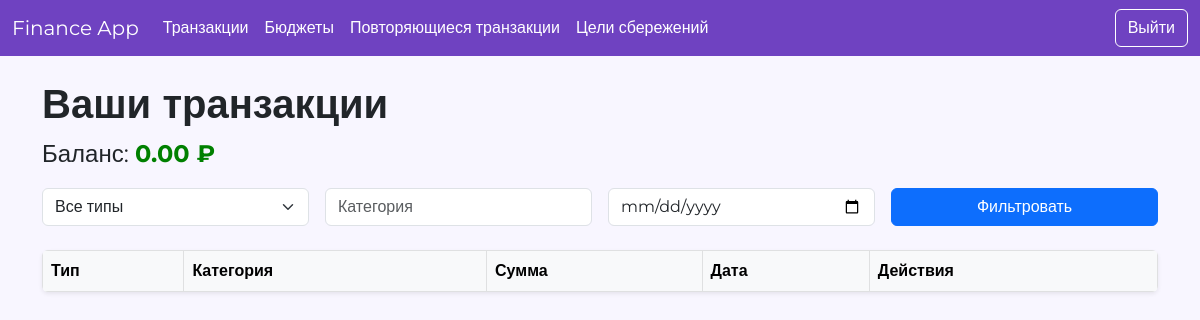
/home/ (signed in), run on an earlier commit of the app's database.
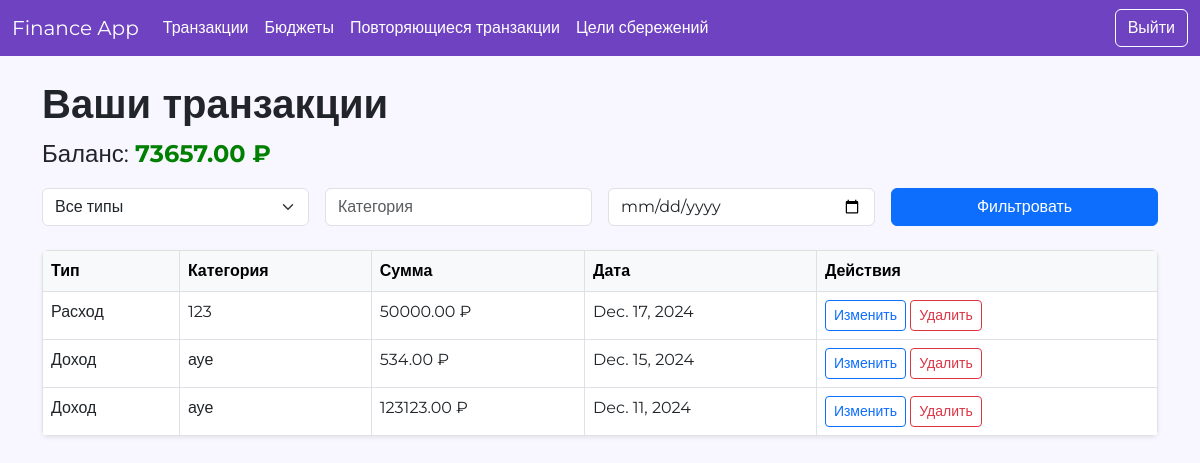
And on a later commit of the database.
### finance/models.py (models this page shows, shortened)
class Transaction(models.Model):
    TYPE_CHOICES = [
        ('income', 'Доход'),
        ('expense', 'Расход'),
    ]
    user = models.ForeignKey(User, on_delete=models.CASCADE)  # Добавлено поле user
    type = models.CharField(max_length=10, choices=TYPE_CHOICES)
    category = models.CharField(max_length=100)
    amount = models.DecimalField(max_digits=10, decimal_places=2)
    date = models.DateField()
    description = models.TextField(blank=True, null=True)  # Добавлено поле description

### finance/views.py (the view)
# urls.py: 2. Add a URL to urlpatterns:  path('', views.home, name='home')
@login_required
def home(request):
    transactions = Transaction.objects.filter(user=request.user).order_by('-date')
    transaction_type = request.GET.get('type')
    category = request.GET.get('category')
    date = request.GET.get('date')
    if transaction_type:
        transactions = transactions.filter(type=transaction_type)
    if category:
        transactions = transactions.filter(category__icontains=category)
    if date:
        transactions = transactions.filter(date=date)
    balance = sum(t.amount if t.type == 'income' else -t.amount for t in transactions)
    return render(request, 'finance/home.html', {
        'transactions': transactions,
        'balance': balance,
        'categories': CATEGORIES,
    })

### finance/templates/finance/home.html (shortened to what this page needs)
{% extends 'finance/base.html' %}
{% load static %}
{% block content %}
<h1 class="fw-bold">Ваши транзакции</h1>
<p class="fs-4">Баланс:
    <strong style="color: {% if balance < 0 %}crimson{% else %}green{% endif %}">
        {{ balance|floatformat:2 }} ₽
    </strong>
</p>
<form method="get" class="mb-4">
    <div class="row g-3">
        <div class="col-md-3">
            <select name="type" class="form-select">
                <option value="">Все типы</option>
            </select>
        </div>
        <div class="col-md-3">
            <input type="text" name="category" class="form-control" placeholder="Категория" value="{{ request.GET.category }}">
        </div>
        <div class="col-md-3">
            <input type="date" name="date" class="form-control" value="{{ request.GET.date }}">
        </div>
        <div class="col-md-3">
            <button type="submit" class="btn btn-primary w-100">Фильтровать</button>
        </div>
    </div>
</form>
<table class="table table-hover table-bordered rounded shadow-sm overflow-hidden">
    <thead class="table-light">
        <tr>
            <th>Тип</th>
            <th>Категория</th>
            <th>Сумма</th>
            <th>Дата</th>
            <th>Действия</th>
        </tr>
    </thead>
    <tbody>
        {% for t in transactions %}
            <tr>
                <td>{{ t.get_type_display }}</td>
                <td>{{ t.category }}</td>
                <td>{{ t.amount|floatformat:2 }} ₽</td>
                <td>{{ t.date }}</td>
                <td>
                    <a href="{% url 'edit_transaction' t.id %}" class="btn btn-sm btn-outline-primary">Изменить</a>
                    <form action="{% url 'delete_transaction' t.id %}" method="post" style="display:inline;">
                        <button type="submit" class="btn btn-sm btn-outline-danger">Удалить</button>
                    </form>
                </td>
            </tr>
        {% endfor %}
    </tbody>
</table>
{% endblock %}

### finance/templates/finance/base.html (shortened to what this page needs)
<!DOCTYPE html>
<html lang="ru">
<head>
    {% load static %}
    <link href="https://cdn.jsdelivr.net/npm/bootstrap@5.3.0/dist/css/bootstrap.min.css" rel="stylesheet">
</head>
<body>
    <nav class="navbar navbar-expand-lg">
        <div class="container-fluid">
            <a class="navbar-brand" href="{% url 'home' %}">Finance App</a>
            <div class="collapse navbar-collapse" id="navbarNav">
                <ul class="navbar-nav">
                    <li class="nav-item">
                        <a class="nav-link" href="{% url 'transaction_list' %}">Транзакции</a>
                    </li>
                    <li class="nav-item">
                        <a class="nav-link" href="{% url 'budget_list' %}">Бюджеты</a>
                    </li>
                    <li class="nav-item">
                        <a class="nav-link" href="{% url 'recurring_transaction_list' %}">Повторяющиеся транзакции</a>
                    </li>
                    <li class="nav-item">
                        <a class="nav-link" href="{% url 'savings_goal_list' %}">Цели сбережений</a>
                    </li>
                </ul>
                <ul class="navbar-nav ms-auto">
                    {% if user.is_authenticated %}
                        <li class="nav-item">
                            <form method="post" action="{% url 'logout' %}" class="d-inline">
                                <button type="submit" class="btn btn-outline-light">Выйти</button>
                            </form>
                        </li>
                    {% endif %}
                </ul>
            </div>
        </div>
    </nav>
    <div class="container mt-4">
        {% block content %}
        {% endblock %}
    </div>
</body>
</html>

### finance/templates/finance/base.html (style rules this page uses)
body { font-family: 'Montserrat', sans-serif; background-color: #f8f6ff; }
.navbar { background-color: #6f42c1; }
.navbar-brand, .nav-link { color: white !important; }
.btn-outline-light { color: white !important; border-color: white !important; }

What changed in the data, as far as the page shows it:
added Transaction: type "Расход", category "123", amount "50000.00", date "Dec. 17, 2024"
added Transaction: type "Доход", category "ауе", amount "534.00", date "Dec. 15, 2024"
added Transaction: type "Доход", category "ауе", amount "123123.00", date "Dec. 11, 2024"
Also different on the page:
{{ balance|floatformat:2 }}: "0.00" → "73657.00"
